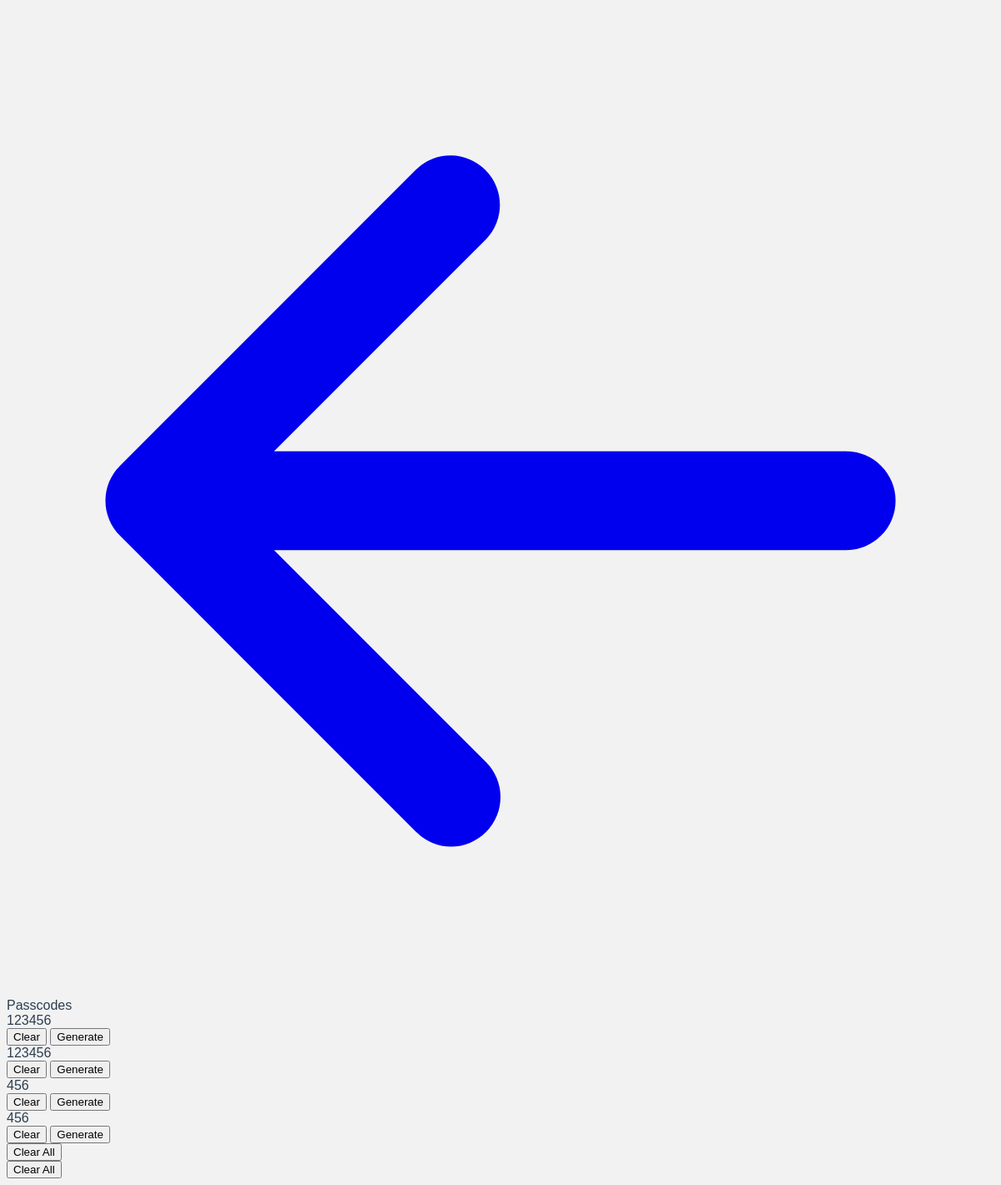
The page /passcodepage (signed in) on the database as committed earlier.
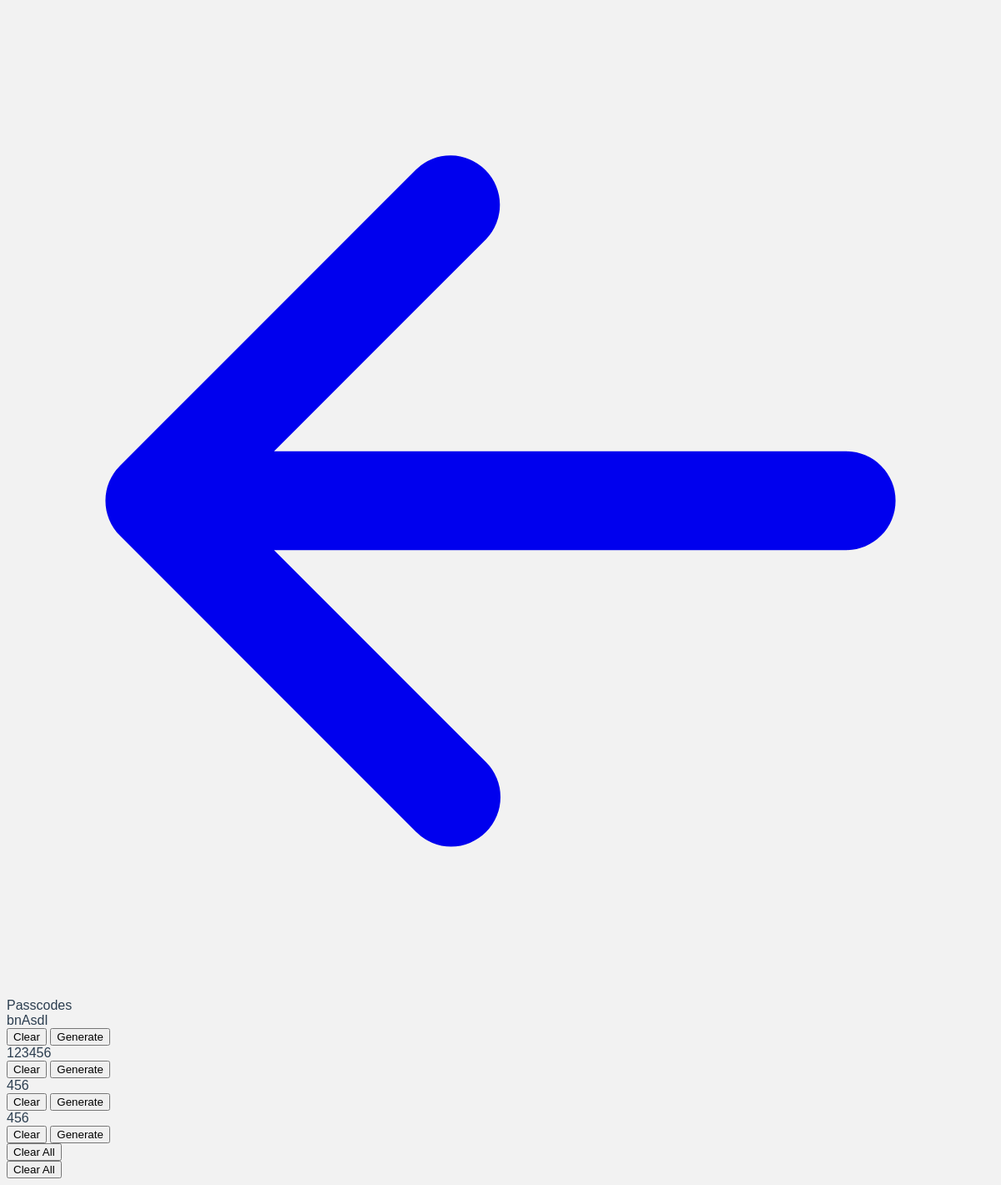
The same page on the database as committed later.
### main.py (models this page shows)
class Generated_Codes(db.Model):
    id = db.Column(db.Integer,primary_key = True)
    code = db.Column(db.String(100), default = '')

### main.py (the view)
@app.route('/passcodepage', methods = ['POST', 'GET'])
def passcodepage():
    if 'admin' in session:
        all_codes = db.session.query(Generated_Codes).all()
        return render_template('passcodepage.html', generated_codes = all_codes)
    else:
        return redirect('/')

### templates/passcodepage.html (shortened to what this page needs)
<!DOCTYPE html>
<html>
<head>
    <link rel="stylesheet" href="https://unpkg.com/@zaydek/duomo@0.7.1/dist/production-full.css">
</head>
<body>
    <nav class="sticky t-0 shadow shadow-lg hstack w-full p-12 bg-white">
        <a href="{{url_for('admin')}}">
            <svg class="w-36 h-36" fill="currentColor" viewBox="0 0 20 20" xmlns="http://www.w3.org/2000/svg"><path fill-rule="evenodd" d="M9.707 16.707a1 1 0 01-1.414 0l-6-6a1 1 0 010-1.414l6-6a1 1 0 011.414 1.414L5.414 9H17a1 1 0 110 2H5.414l4.293 4.293a1 1 0 010 1.414z" clip-rule="evenodd"></path></svg>
        </a>
    </nav>
    <div class="container py-28">
        <div class="vstack screen">
            <div class="text-36">Passcodes</div>
            <div class="container py-28">
                <div class="vstack space-28">
                    <div class="grid grid-cols-1 sm:grid-cols-2 gap-28 px-28">
                        <form class="vstack space-16 w-full bg-white rounded-3 p-28" action="/generatecode" , method="POST">
                            <div class="hstack w-full h-28 bg-gray-300 border border-1 border-gray-400 text-center">{% for code in generated_codes %} {% if code.id ==1 %} {{code.code}} {% endif %} {% endfor %}</div>
                            <div class="hstack space-28">
                                <button type="submit" class="text-underline w-full bg-red-600 rounded-3 shadow shadow-md p-16 color-white" name="forest" value="clear">Clear</button>
                                <button type="submit" class="text-underline w-full bg-gray-600 rounded-3 shadow shadow-md p-16 color-white" name="forest" value="generate">Generate</button>
                            </div>
                        </form>
                        <form class="vstack space-16 w-full bg-white rounded-3 p-28" action="/generatecode" , method="POST">
                            <div class="hstack w-full h-28 bg-gray-300 border border-1 border-gray-400 text-center">{% for code in generated_codes %} {% if code.id ==2 %} {{code.code}} {% endif %} {% endfor %}</div>
                            <div class="hstack space-28">
                                <button type="submit" class="text-underline w-full bg-red-600 rounded-3 shadow shadow-md p-16 color-white" name="forest" value="clear">Clear</button>
                                <button type="submit" class="text-underline w-full bg-gray-600 rounded-3 shadow shadow-md p-16 color-white" name="forest" value="generate">Generate</button>
                            </div>
                        </form>
                        <form class="vstack space-16 w-full bg-white rounded-3 p-28" action="/generatecode" , method="POST">
                            <div class="hstack w-full h-28 bg-gray-300 border border-1 border-gray-400 text-center">{% for code in generated_codes %} {% if code.id ==3 %} {{code.code}} {% endif %} {% endfor %}</div>
                            <div class="hstack space-28">
                                <button type="submit" class="text-underline w-full bg-red-600 rounded-3 shadow shadow-md p-16 color-white" name="forest" value="clear">Clear</button>
                                <button type="submit" class="text-underline w-full bg-gray-600 rounded-3 shadow shadow-md p-16 color-white" name="forest" value="generate">Generate</button>
                            </div>
                        </form>
                        <form class="vstack space-16 w-full bg-white rounded-3 p-28" action="/generatecode" , method="POST">
                            <div class="hstack w-full h-28 bg-gray-300 border border-1 border-gray-400 text-center">{% for code in generated_codes %} {% if code.id ==4 %} {{code.code}} {% endif %} {% endfor %}</div>
                            <div class="hstack space-28">
                                <button type="submit" class="text-underline w-full bg-red-600 rounded-3 shadow shadow-md p-16 color-white" name="forest" value="clear">Clear</button>
                                <button type="submit" class="text-underline w-full bg-gray-600 rounded-3 shadow shadow-md p-16 color-white" name="forest" value="generate">Generate</button>
                            </div>
                        </form>
                    </div>
                    <form class="hidden md:unhidden px-28" action="/generatecode" , method="POST">
                        <button type="submit" class="text-underline w-full md:w-320 bg-white color-red-600 rounded-3 shadow shadow-md p-28" name="forest" value="clearall">Clear All</button>
                    </form>
                    <form class="unhidden w-full md:hidden px-28" action="/generatecode" , method="POST">
                        <button type="submit" class="text-underline w-full bg-white color-red-600 rounded-3 shadow shadow-md p-28" name="forest" value="clearall">Clear All</button>
                    </form>
                </div>
            </div>
        </div>
    </div>
</body>
</html>

### templates/passcodepage.html (style rules this page uses)
body { font-family: Avenir, Helvetica, Arial, sans-serif; -webkit-font-smoothing: antialiased; -moz-osx-font-smoothing: grayscale; color: var(--text-color); background-color: var(--bg-color); }
:root { --bg-color: #F2F2F2; --text-color: #2c3e50; --hover-color: #83A9BD; --title-color: #2c3e50; }

Rows that differ between the two databases and show on the page:
changed Generated_Codes: code "123456" → "bnAsdI"
